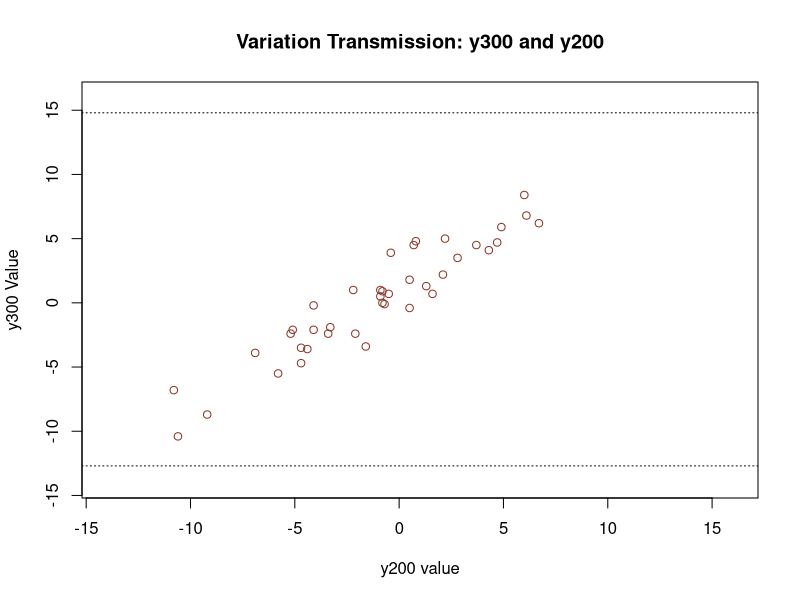
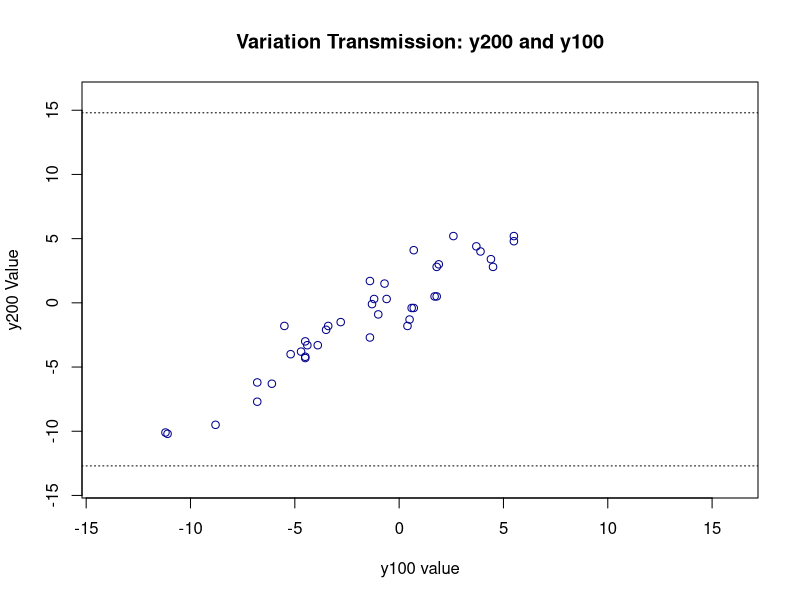

Write the R code that produced these figures, in order.
# Cleaning up the Workspace
rm(list = ls())
dev.off()
cat("\014")

# Variation Data y300 and y200
variation <- read.csv("variation_transmission.csv", header=T)

plot(variation$y300~variation$y200, main = "Variation Transmission: y300 and y200",
     col = "tomato4", ylab = "y300 Value", xlab = "y200 value", xlim = c(-14,16), ylim = c(-14,16))
abline(h = -12.7, lty = 3, col = "black")
abline(h = 14.8, lty = 3, col = "black")

summary(lm(variation$y300~variation$y200))

# Variation Data y200 and y100
variation <- read.csv("variation_transmission_1.csv", header=T)

plot(variation$y200~variation$y100, main = "Variation Transmission: y200 and y100",
     col = "darkblue", ylab = "y200 Value", xlab = "y100 value", xlim = c(-14,16), ylim = c(-14,16))
abline(h = -12.7, lty = 3, col = "black")
abline(h = 14.8, lty = 3, col = "black")

summary(lm(variation$y200~variation$y100))